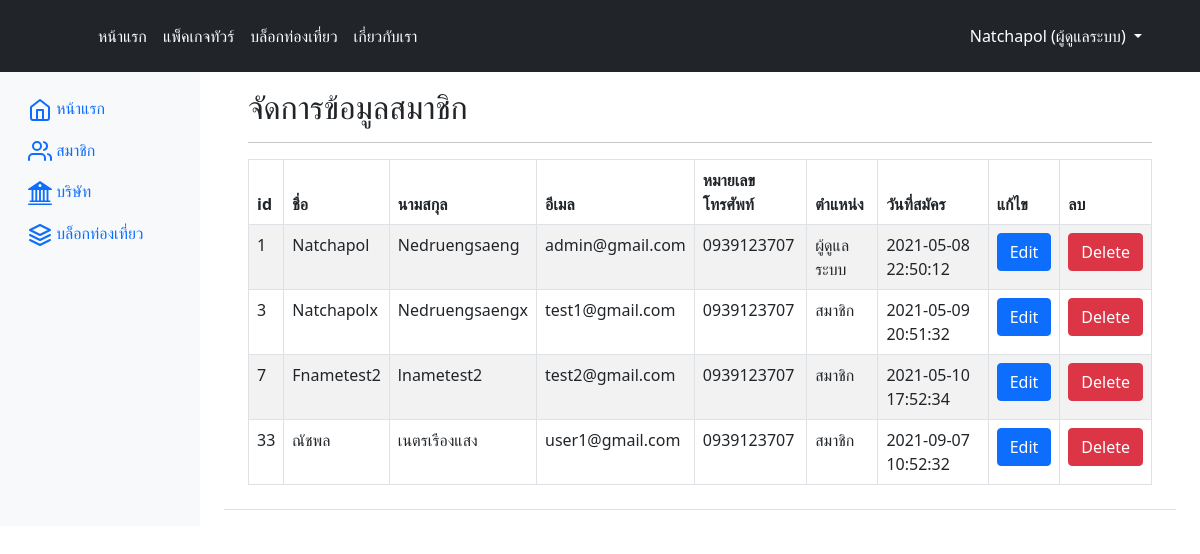
Screenshot of /tourlike/crud_user.php (signed in) with the database file from the repository.
### tables this page shows
CREATE TABLE `users` (
  `id` int(10) UNSIGNED NOT NULL,
  `fname` varchar(100) NOT NULL COMMENT 'ชื่อ',
  `lname` varchar(100) NOT NULL COMMENT 'นามสกุล',
  `email` varchar(100) NOT NULL COMMENT 'อีเมล',
  `password` varchar(100) NOT NULL COMMENT 'รหัสผ่าน',
  `tel` varchar(12) DEFAULT NULL COMMENT 'เบอร์โทร',
  `role_id` int(1) DEFAULT 1,
  `remember_token` varchar(255) DEFAULT NULL,
  `created_at` datetime NOT NULL DEFAULT current_timestamp() COMMENT 'วันที่สมัครสมาชิก'
);

CREATE TABLE `role` (
  `role_id` int(1) NOT NULL,
  `role_name` varchar(100) NOT NULL COMMENT 'ตำแหน่ง'
);

### tourlike/database/function.php (called while the page is built, shortened)
<?php
    class DB_con {
        function __construct()
        {
            $conn = mysqli_connect(DB_SERVER, DB_USER, DB_PASS, DB_NAME);
            $this->dbcon = $conn;
        }
        public function showusers(){
            $showregiscom = mysqli_query($this->dbcon, "SELECT * ,role_name FROM users JOIN role ON role.role_id = users.role_id ORDER BY id ASC");
            return $showregiscom;
        }
    }
?>

### tourlike/crud_user.php (the view, shortened to what this page needs)
<?php
include 'layout/header.php';
include_once('database/function.php');
$db_handle = new DB_con();
?>
<?php
if ($_SESSION['role'] == "ผู้ดูแลระบบ") {
?>
<div class="container-fluid">
  <div class="row">
<?php
include 'navdashboard.php';
?>
    <main class="col-md-9 ms-sm-auto col-lg-10 px-md-4"><div class="chartjs-size-monitor"><div class="chartjs-size-monitor-expand"><div class=""></div></div><div class="chartjs-size-monitor-shrink"><div class=""></div></div></div>
      <div class="d-flex justify-content-between flex-wrap flex-md-nowrap align-items-center pt-3 pb-2 mb-3 border-bottom">
      <div class="container">
        <h1 class="h2">จัดการข้อมูลสมาชิก</h1>
        <hr>
        <table id="mytable" class="table table-bordered table-striped">
        <thead>
            <th>id</th>
            <th>ชื่อ</th>
            <th>นามสกุล</th>
            <th>อีเมล</th>
            <th>หมายเลขโทรศัพท์</th>
            <th>ตำแหน่ง</th>
            <th>วันที่สมัคร</th>
            <th>แก้ไข</th>
            <th>ลบ</th>
        </thead>
        <tbody>
<?php
$sql = $db_handle->showusers();
while($row = mysqli_fetch_array($sql)) {
?>
                <tr>
                    <td><?php echo $row['id']; ?></td>
                    <td><?php echo $row['fname']; ?></td>
                    <td><?php echo $row['lname']; ?></td>
                    <td><?php echo $row['email']; ?></td>
                    <td><?php echo $row['tel']; ?></td>
                    <td><?php echo $row['role_name']; ?></td>
                    <td><?php echo $row['created_at']; ?></td>
                    <td>
                    <button type="button" class="btn btn-primary" data-bs-toggle="modal" data-bs-target="#edt<?php echo $row['id']; ?>">
                      Edit
                    </button>
                    </td>
                    <td><a href="delete_users.php?delu=<?php echo $row['id']; ?>" class="btn btn-danger">Delete</a></td>
                </tr>
<?php
}
?>
        </tbody>
    </table>
        </div>
      </div>
    </main>
  </div>
</div>
</body>
    <link rel="stylesheet" href="css/bootstrap.min.css">
</html>
<?php
    }
    else{
      echo "<script>window.location.href='index.php'</script>";
    }
?>

### rows the page displays
users: id "1", fname "Natchapol", lname "Nedruengsaeng", email "admin@gmail.com", tel "0939123707", role.role_name "ผู้ดูแลระบบ", created_at "2021-05-08 22:50:12"
users: id "3", fname "Natchapolx", lname "Nedruengsaengx", email "test1@gmail.com", tel "0939123707", role.role_name "สมาชิก", created_at "2021-05-09 20:51:32"
users: id "7", fname "Fnametest2", lname "lnametest2", email "test2@gmail.com", tel "0939123707", role.role_name "สมาชิก", created_at "2021-05-10 17:52:34"
users: id "33", fname "ณัชพล", lname "เนตรเรืองแสง", email "user1@gmail.com", tel "0939123707", role.role_name "สมาชิก", created_at "2021-09-07 10:52:32"

### other values shown
$_SESSION['name'] "Natchapol"
$_SESSION['role'] "ผู้ดูแลระบบ"
